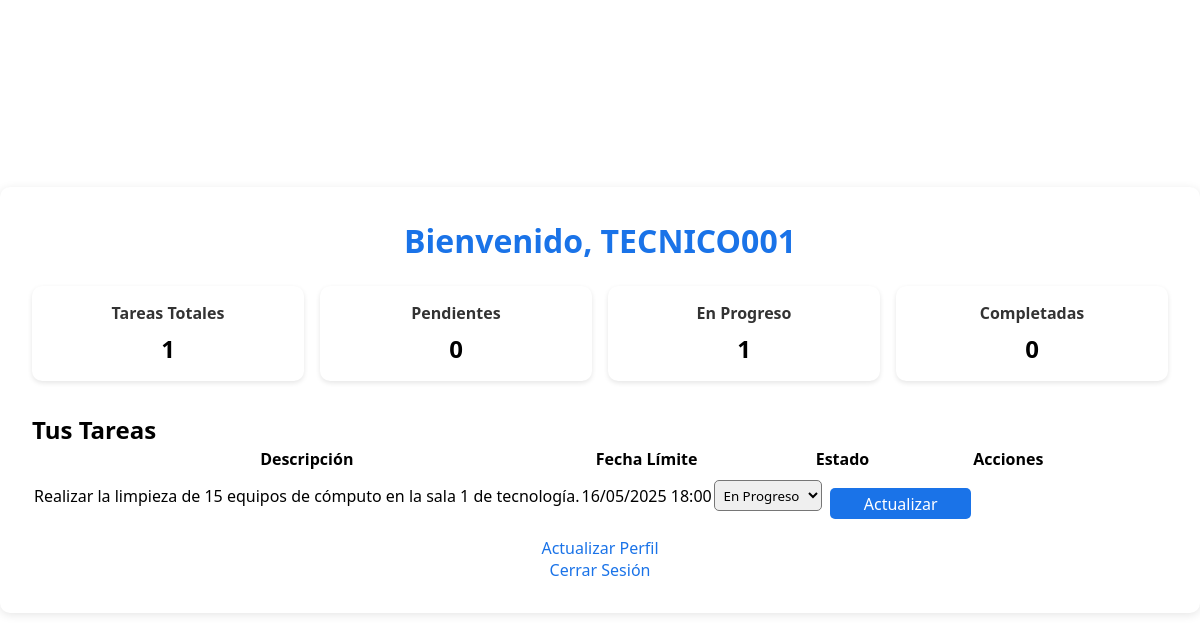
The page /user/user_dashboard.php (signed in) on the database its author committed.
### tables this page shows
CREATE TABLE `tareas` (
  `id` int(11) NOT NULL,
  `descripcion` text NOT NULL,
  `fecha_creacion` datetime DEFAULT current_timestamp(),
  `fecha_limite` datetime DEFAULT NULL,
  `estado` enum('pendiente','en_progreso','completada') DEFAULT 'pendiente',
  `usuario_id` int(11) DEFAULT NULL
);

### user/user_dashboard.php (the view, shortened to what this page needs)
<?php
include '../db/database.php';
$user_id = $_SESSION['user_id'];
$tareas = $conn->query("
    SELECT * FROM tareas
    WHERE usuario_id = $user_id
    ORDER BY fecha_limite ASC
");
$stats = $conn->query("
    SELECT
        COUNT(*) AS total,
        SUM(estado = 'pendiente') AS pendientes,
        SUM(estado = 'en_progreso') AS en_progreso,
        SUM(estado = 'completada') AS completadas
    FROM tareas
    WHERE usuario_id = $user_id
")->fetch_assoc();
?>
<!DOCTYPE html>
<html lang="es">
<head>
    <link rel="stylesheet" href="../css/style.css">
</head>
<body>
    <div class="container dashboard-container">
        <h1>Bienvenido, <?= htmlspecialchars($_SESSION['user_nombre']) ?></h1>
        <div class="stats-container">
            <div class="stat-card">
                <h3>Tareas Totales</h3>
                <p><?= $stats['total'] ?></p>
            </div>
            <div class="stat-card">
                <h3>Pendientes</h3>
                <p><?= $stats['pendientes'] ?></p>
            </div>
            <div class="stat-card">
                <h3>En Progreso</h3>
                <p><?= $stats['en_progreso'] ?></p>
            </div>
            <div class="stat-card">
                <h3>Completadas</h3>
                <p><?= $stats['completadas'] ?></p>
            </div>
        </div>
        <h2>Tus Tareas</h2>
        <table>
            <thead>
                <tr>
                    <th>Descripción</th>
                    <th>Fecha Límite</th>
                    <th>Estado</th>
                    <th>Acciones</th>
                </tr>
            </thead>
            <tbody>
                <?php while ($tarea = $tareas->fetch_assoc()): ?>
                <tr>
                    <td><?= htmlspecialchars($tarea['descripcion']) ?></td>
                    <td><?= date('d/m/Y H:i', strtotime($tarea['fecha_limite'])) ?></td>
                    <td>
                        <form method="POST" action="actualizar_estado.php" class="estado-form">
                            <select name="estado" class="estado-select" required>
                                <option value="en_progreso" <?= $tarea['estado'] == 'en_progreso' ? 'selected' : '' ?>>En Progreso</option>
                            </select>
                            <button type="submit" class="btn-actualizar">Actualizar</button>
                        </form>
                    </td>
                    <td>
                    </td>
                </tr>
                <?php endwhile; ?>
            </tbody>
        </table>
        <div class="link" style="margin-top: 1rem;">
            <a href="perfil.php">Actualizar Perfil</a><br>
            <a href="../logout.php">Cerrar Sesión</a>
        </div>
    </div>
</body>
</html>

### css/style.css (style rules this page uses)
* { margin: 0; padding: 0; box-sizing: border-box; font-family: 'Segoe UI', sans-serif; }
body { background-image: url('../img/fondo.jpg'); background-size: cover; background-repeat: no-repeat; background-position: center; display: flex; justify-content: center; align-items: center; min-height: 100vh; }
.container { background: white; padding: 2rem; border-radius: 10px; box-shadow: 0 2px 10px rgba(0,0,0,0.1); width: 100%; max-width: 400px; }
h1 { color: #1a73e8; text-align: center; margin-bottom: 1.5rem; }
button { width: 100%; padding: 1rem; background: #1a73e8; color: white; border: none; border-radius: 5px; cursor: pointer; font-size: 1rem; margin-top: 1rem; }
.link { text-align: center; margin-top: 1rem; }
.link a { color: #1a73e8; text-decoration: none; }
body { background: linear-gradient(135deg, #7991d4, #1f253b); display: flex; justify-content: center; align-items: center; min-height: 100vh; }
.container { background: rgba(255, 255, 255, 0.95); padding: 2rem; border-radius: 10px; box-shadow: 0 2px 20px rgba(0,0,0,0.15); width: 90%; max-width: 400px; }
button { width: 100%; padding: 1rem; background: #1a73e8; color: white; border: none; border-radius: 5px; cursor: pointer; font-size: 1rem; margin-top: 1rem; transition: background 0.3s ease; }
body { background: linear-gradient(-45deg, #0f0c29, #302b63, #24243e, #1a1a2e); background-size: 400% 400%; animation: gradient 15s ease infinite; display: flex; justify-content: center; align-items: center; min-height: 100vh; }

### user/user_dashboard.php (style rules this page uses)
.dashboard-container { max-width: 1200px; }
.stats-container { display: grid; grid-template-columns: repeat(4, 1fr); gap: 1rem; margin-bottom: 2rem; }
.stat-card { background: #fff; padding: 1rem; border-radius: 10px; text-align: center; box-shadow: 0 2px 5px rgba(0,0,0,0.1); }
.stat-card h3 { color: #333; font-size: 1rem; margin-bottom: 0.5rem; }
.stat-card p { font-size: 1.5rem; font-weight: bold; }
.estado-form { display: flex; gap: 0.5rem; align-items: center; }
.estado-select { padding: 0.3rem; border-radius: 5px; width: 150px; }
.btn-actualizar { padding: 0.3rem 0.8rem; background: #1a73e8; color: white; border: none; border-radius: 5px; cursor: pointer; }

### rows shown on the page
tareas: descripcion "Realizar la limpieza de 15 equipos de cómputo en la sala 1 de tecnología.", fecha_limite "16/05/2025 18:00", estado "En Progreso"

### other values the page prints
$_SESSION['user_nombre'] "TECNICO001"
$stats['total'] "1"
$stats['pendientes'] "0"
$stats['en_progreso'] "1"
$stats['completadas'] "0"
